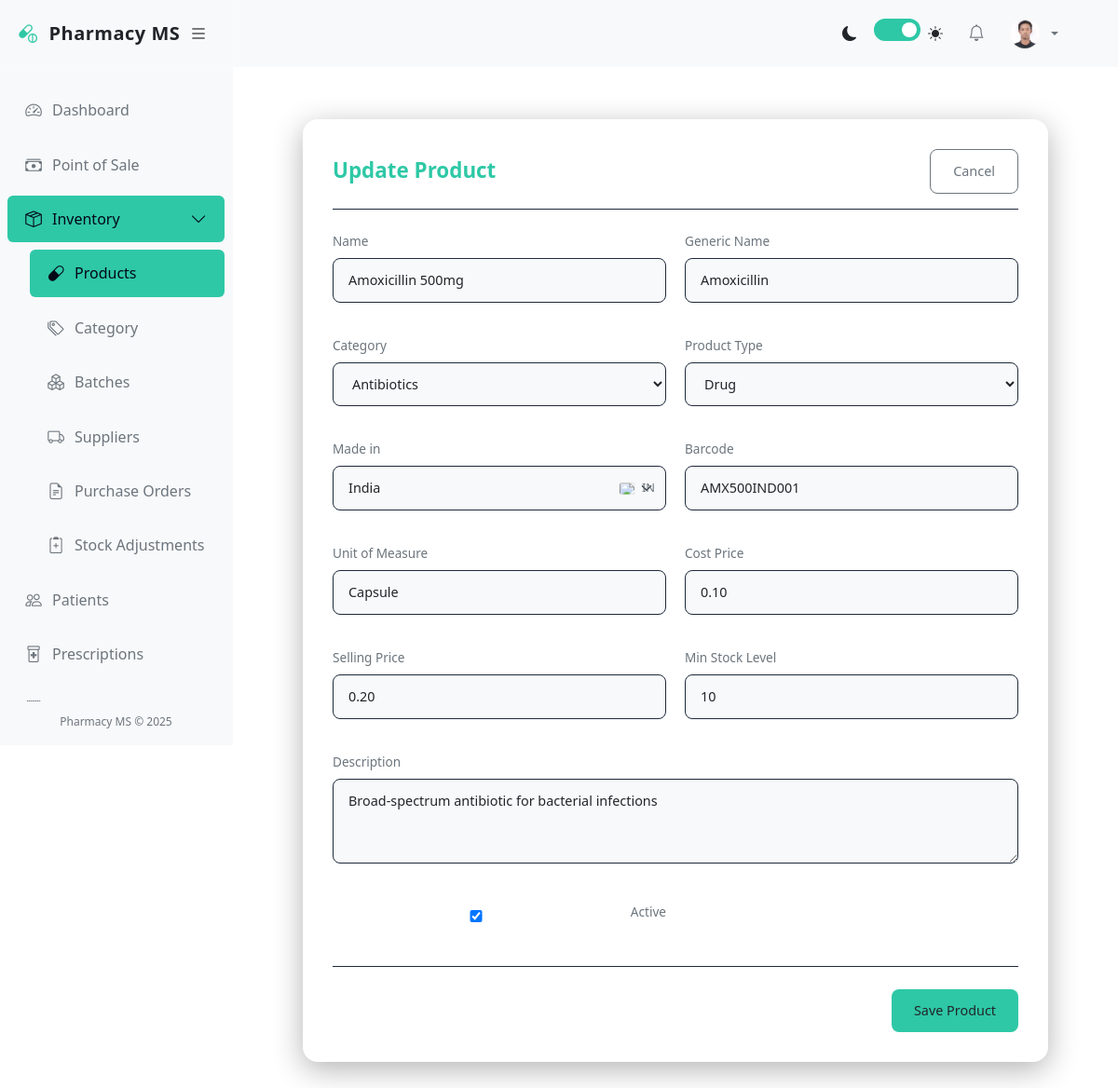
/pharmacy/products/9/update/ (signed in), run on the app's committed database.
### accounts/models.py (models this page shows, shortened)
class User(AbstractUser):
    GENDER_CHOICES = (
        ('M', 'Male'),
        ('F', 'Female'),
        ('O', 'Other'),
    )
    ROLES = (
        ('admin', 'Administrator'),
        ('pharmacist', 'Pharmacist'),
        ('cashier', 'Cashier'),
        ('manager', 'Manager'),
        ('staff', 'Staff'),
    )
    role = models.CharField(max_length=20, choices=ROLES, default='staff')
    gender = models.CharField(max_length=1, choices=GENDER_CHOICES, blank=True, null=True)
    phone = models.CharField(max_length=20, blank=True, null=True)
    address = models.TextField(blank=True, null=True)
    date_of_birth = models.DateField(blank=True, null=True)
    hire_date = models.DateField(blank=True, null=True)
    profile_picture = models.ImageField(upload_to='profile_pics/', blank=True, null=True)
    is_active = models.BooleanField(default=True)

### pharmacy/models.py (models this page shows, shortened)
class Product(models.Model):
    TYPE_CHOICES = (
        ('drug', 'Drug'),
        ('non_drug', 'Non-Drug'),
    )
    name = models.CharField(max_length=100)
    made_in = CountryField(blank=True, null=True)
    generic_name = models.CharField(max_length=100, blank=True, null=True)
    category = models.ForeignKey('Category', on_delete=models.SET_NULL, null=True, blank=True)
    product_type = models.CharField(max_length=10, choices=TYPE_CHOICES, default='drug')
    description = models.TextField(blank=True, null=True)
    unit_of_measure = models.CharField(max_length=20)
    cost_price = models.DecimalField(
        max_digits=10,
        decimal_places=2,
        validators=[MinValueValidator(0.01)]
    )
    selling_price = models.DecimalField(
        max_digits=10,
        decimal_places=2,
        validators=[MinValueValidator(0.01)]
    )
    min_stock_level = models.IntegerField(default=10, validators=[MinValueValidator(1)])
    is_active = models.BooleanField(default=True)
    created_at = models.DateTimeField(auto_now_add=True)
    updated_at = models.DateTimeField(auto_now=True)
    barcode = models.CharField(max_length=50, unique=True, blank=True, null=True)
    sales_count = models.PositiveIntegerField(default=0)  # Default value set here
    class Meta:
        ordering = ['name']

### pharmacy/views.py (the view)
# urls.py: path('products/<int:pk>/update/', views.product_update, name='product_update'),
@login_required
def product_update(request, pk):
    product = get_object_or_404(Product, pk=pk)
    if request.method == 'POST':
        form = ProductForm(request.POST, instance=product)
        if form.is_valid():
            form.save()
            messages.success(request, 'Product updated successfully!')
            return redirect('product_list')
    else:
        form = ProductForm(instance=product)
    return render(request, 'pharmacy/product/product_form.html', {
        'form': form,
        'title': 'Update Product'
    })

### pharmacy/templates/pharmacy/product/product_form.html (shortened to what this page needs)
{% extends 'base.html' %}
{% load crispy_forms_tags %}
{% block content %}
<div class="product-form">
    <div class="form-header">
        <h2 class="form-title">{{ title }}</h2>
        <a href="{% url 'product_list' %}" class="btn btn-outline">
            Cancel
        </a>
    </div>
    <form method="post" enctype="multipart/form-data">
        <div class="form-grid">
            <div class="form-group">
                <label for="{{ form.name.id_for_label }}">Name</label>
                {{ form.name }}
            </div>
            <div class="form-group">
                <label for="{{ form.generic_name.id_for_label }}">Generic Name</label>
                {{ form.generic_name }}
            </div>
            <div class="form-group">
                <label for="{{ form.category.id_for_label }}">Category</label>
                {{ form.category }}
            </div>
            <div class="form-group">
                <label for="{{ form.product_type.id_for_label }}">Product Type</label>
                {{ form.product_type }}
            </div>
            <div class="form-group">
                <label for="{{ form.made_in.id_for_label }}">Made in</label>
                <div class="country-select-wrapper">
                    {{ form.made_in }}
                    {% if form.made_in.value %}
                    <div class="country-flag-display">
                        <span class="country-name">{{ form.made_in.value|upper }}</span>
                    </div>
                    {% endif %}
                </div>
            </div>
            <div class="form-group">
                <label for="{{ form.barcode.id_for_label }}">Barcode</label>
                {{ form.barcode }}
            </div>
            <div class="form-group">
                <label for="{{ form.unit_of_measure.id_for_label }}">Unit of Measure</label>
                {{ form.unit_of_measure }}
            </div>
            <div class="form-group">
                <label for="{{ form.cost_price.id_for_label }}">Cost Price</label>
                {{ form.cost_price }}
            </div>
            <div class="form-group">
                <label for="{{ form.selling_price.id_for_label }}">Selling Price</label>
                {{ form.selling_price }}
            </div>
            <div class="form-group">
                <label for="{{ form.min_stock_level.id_for_label }}">Min Stock Level</label>
                {{ form.min_stock_level }}
            </div>
            <div class="form-group full-width">
                <label for="{{ form.description.id_for_label }}">Description</label>
                {{ form.description }}
            </div>
            <div class="form-group">
                <div class="checkbox-group">
                    {{ form.is_active }}
                    <label for="{{ form.is_active.id_for_label }}">Active</label>
                </div>
            </div>
        </div>
        <div class="form-actions">
            <button type="submit" class="btn btn-primary">
                Save Product
            </button>
        </div>
    </form>
</div>
{% endblock %}

### pharmacy/templates/base.html (shortened to what this page needs)
<!DOCTYPE html>
<html lang="en">
<head>
    <link href="https://cdn.jsdelivr.net/npm/bootstrap@5.3.0/dist/css/bootstrap.min.css" rel="stylesheet">
    <link rel="stylesheet" href="https://cdn.jsdelivr.net/npm/bootstrap-icons@1.10.0/font/bootstrap-icons.css">
</head>
<body>
    <div class="d-flex">
        <div class="sidebar" id="sidebar">
            <div class="sidebar-header">
                <a href="{% url 'dashboard' %}" class="sidebar-brand">
                    <i class="bi bi-capsule-pill sidebar-brand-icon"></i>
                    <span id="sidebar-title">Pharmacy MS</span>
                </a>
                <button class="toggle-btn" id="toggle-sidebar">
                    <i class="bi bi-list"></i>
                </button>
            </div>
            <div class="px-2 py-3" style="height: calc(100% - 120px); overflow-y: auto;">
                <ul class="nav flex-column">
                    <li class="nav-item">
                        <a class="nav-link {% if request.resolver_match.url_name == 'dashboard' %}active{% endif %}"
                            href="{% url 'dashboard' %}">
                            <i class="bi bi-speedometer2"></i>
                            <span class="nav-link-text ms-2">Dashboard</span>
                        </a>
                    </li>
                    <li class="nav-item">
                        <a class="nav-link {% if 'pos' in request.resolver_match.url_name %}active{% endif %}"
                            href="{% url 'pos' %}">
                            <i class="bi bi-cash-stack"></i>
                            <span class="nav-link-text ms-2">Point of Sale</span>
                        </a>
                    </li>
                    <li class="nav-item">
                        <a class="nav-link {% if 'product' in request.resolver_match.url_name or 'batch' in request.resolver_match.url_name or 'supplier' in request.resolver_match.url_name or 'purchase_order' in request.resolver_match.url_name %}active{% endif %}"
                            data-bs-toggle="collapse" href="#inventoryCollapse">
                            <i class="bi bi-box-seam"></i>
                            <span class="nav-link-text ms-2">Inventory</span>
                            <i class="bi bi-chevron-down collapse-icon ms-auto"></i>
                        </a>
                        <div class="collapse {% if 'product' in request.resolver_match.url_name or 'batch' in request.resolver_match.url_name or 'supplier' in request.resolver_match.url_name or 'purchase_order' in request.resolver_match.url_name %}show{% endif %}"
                            id="inventoryCollapse">
                            <ul class="nav flex-column ps-4">
                                <li class="nav-item">
                                    <a class="nav-link {% if 'product' in request.resolver_match.url_name %}active{% endif %}"
                                        href="{% url 'product_list' %}">
                                        <i class="bi bi-capsule"></i>
                                        <span class="nav-link-text ms-2">Products</span>
                                    </a>
                                </li>
                                <li class="nav-item">
                                    <a class="nav-link {% if 'category' in request.resolver_match.url_name %}active{% endif %}"
                                        href="{% url 'category_list' %}">
                                        <i class="bi bi-tags"></i>
                                        <span class="nav-link-text ms-2">Category</span>
                                    </a>
                                </li>
                                <li class="nav-item">
                                    <a class="nav-link {% if 'batch' in request.resolver_match.url_name %}active{% endif %}"
                                        href="{% url 'batch_list' %}">
                                        <i class="bi bi-boxes"></i>
                                        <span class="nav-link-text ms-2">Batches</span>
                                    </a>
                                </li>
                                <li class="nav-item">
                                    <a class="nav-link {% if 'supplier' in request.resolver_match.url_name %}active{% endif %}"
                                        href="{% url 'supplier_list' %}">
                                        <i class="bi bi-truck"></i>
                                        <span class="nav-link-text ms-2">Suppliers</span>
                                    </a>
                                </li>
                                <li class="nav-item">
                                    <a class="nav-link {% if 'purchase_order' in request.resolver_match.url_name %}active{% endif %}"
                                        href="{% url 'purchase_order_list' %}">
                                        <i class="bi bi-file-earmark-text"></i>
                                        <span class="nav-link-text ms-2">Purchase Orders</span>
                                    </a>
                                </li>
                                <li class="nav-item">
                                    <a class="nav-link {% if 'stock_adjustment' in request.resolver_match.url_name %}active{% endif %}"
                                        href="{% url 'stock_adjustment_list' %}">
                                        <i class="bi bi-clipboard2-plus"></i>
                                        <span class="nav-link-text ms-2">Stock Adjustments</span>
                                    </a>
                                </li>
                            </ul>
                        </div>
                    </li>
                    <li class="nav-item">
                        <a class="nav-link {% if 'patient' in request.resolver_match.url_name %}active{% endif %}"
                            href="{% url 'patient_list' %}">
                            <i class="bi bi-people"></i>
                            <span class="nav-link-text ms-2">Patients</span>
                        </a>
                    </li>
                    <li class="nav-item">
                        <a class="nav-link {% if 'prescription' in request.resolver_match.url_name %}active{% endif %}"
                            href="{% url 'prescription_list' %}">
                            <i class="bi bi-prescription2"></i>
                            <span class="nav-link-text ms-2">Prescriptions</span>
                        </a>
                    </li>
                    <li class="nav-item">
                        <a class="nav-link {% if 'sale' in request.resolver_match.url_name and 'pos' not in request.resolver_match.url_name %}active{% endif %}"
                            href="{% url 'sale_list' %}">
                            <i class="bi bi-receipt"></i>
                            <span class="nav-link-text ms-2">Sales History</span>
                        </a>
                    </li>
                </ul>
            </div>
            <div class="sidebar-footer">
                Pharmacy MS &copy; 2025
            </div>
        </div>
        <div class="main-content flex-grow-1" id="main-content">
            <nav class="navbar navbar-expand-lg navbar-light bg-light border-bottom">
                <div class="container-fluid">
                    <div class="collapse navbar-collapse" id="navbarSupportedContent">
                        <ul class="navbar-nav ms-auto align-items-center">
                            <li class="nav-item me-3">
                                <div class="d-flex align-items-center">
                                    <i class="bi bi-moon-fill me-2"></i>
                                    <label class="theme-switch">
                                        <span class="slider"></span>
                                    </label>
                                    <i class="bi bi-sun-fill ms-2"></i>
                                </div>
                            </li>
                            <li class="nav-item dropdown me-2">
                                <a class="nav-link position-relative" href="#" id="notificationsDropdown" role="button"
                                    data-bs-toggle="dropdown">
                                    <i class="bi bi-bell"></i>
                                </a>
                            </li>
                            <li class="nav-item dropdown">
                                <a class="nav-link dropdown-toggle d-flex align-items-center" href="#" id="userDropdown"
                                    role="button" data-bs-toggle="dropdown">
                                    {% if user.profile_picture %}
                                    <img src="{{ user.profile_picture.url }}" class="rounded-circle me-2" width="32"
                                        height="32" alt="Profile">
                                    {% else %}
                                    <i class="bi bi-person-circle me-2"></i>
                                    {% endif %}
                                </a>
                            </li>
                        </ul>
                    </div>
                </div>
            </nav>
            <div class="container-fluid py-4">
                {% block content %}{% endblock %}
            </div>
        </div>
    </div>
</body>
</html>

### data on the page
User: profile_picture (picture)
Product: name "Amoxicillin 500mg", generic_name "Amoxicillin", category "Antibiotics", product_type "Drug", made_in "India", barcode "AMX500IND001", unit_of_measure "Capsule", cost_price "0.10", selling_price "0.20", min_stock_level "10", description "Broad-spectrum antibiotic for bacterial infections", is_active "☑"

### other printed values
{{ title }} "Update Product"
